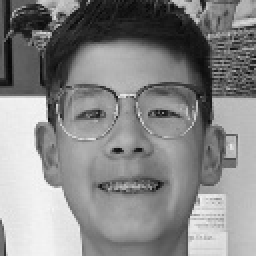
#> input picture image.jpg, 128 x 128 px, given in place of the camera (shown 2 times larger)
$ python take_images_using_webcam.py
#> lines starting #> are read from the running program, lines starting #| are printed output that depends on the picture
#> the answer given: image.jpg
#> in take_screenshots, frame is the input picture: shape (128, 128, 3); min 4, max 248, mean 135.5
### image_filters.py
from PIL import Image
import numpy as np
import cv2
from scipy.ndimage import convolve, gaussian_filter
import math

def convert_to_grayscale(rgb_arr:np.ndarray) -> np.ndarray:
    weights = np.array([0.2989, 0.5870, 0.1140])
    grayscale_array = np.tensordot(rgb_arr, weights, axes=([-1], [0]))

    grayscale_array = grayscale_array.astype(np.float32)

    grayscale_rgb = np.stack((grayscale_array,) * 3, axis=-1)
    final_arr = grayscale_rgb[:, :, 0]
    final_arr = final_arr[..., np.newaxis]

    return final_arr.astype(np.uint8)

# [5 lines left out: function mean_blur_image, not called in this run]

def gaussian_blur_image(pixel_array:np.ndarray, sigma:int) -> np.ndarray:
    return gaussian_filter(pixel_array, sigma=(sigma, sigma)).astype(np.uint8)

# [6 lines left out: function change_brightness, not called in this run]

def crop_image(grayscale_array:np.ndarray) -> np.ndarray:

    try:
        grayscale_array = np.squeeze(grayscale_array, axis=2)

        #Use Haar cascades to find the boundary box for a face
        face_cascade = cv2.CascadeClassifier(
            cv2.data.haarcascades + "haarcascade_frontalface_default.xml"
        )
        faces = face_cascade.detectMultiScale(
            grayscale_array,
            scaleFactor=1.1,
            minNeighbors=5,
            minSize=(40, 40)
        )
#> faces = [[21, 20, 88, 88]]
        x, y, w, h = max(faces, key=lambda b: b[2] * b[3])
#> x = 21; y = 20; w = 88; h = 88

        padding = 0.2 #20% padding, or 20% more width and height than boundary box shows

        x_pad = int(w * padding)
#> x_pad = 17
        y_pad = int(h * padding)
#> y_pad = 17

        x1 = max(0, x - x_pad)
#> x1 = 4
        y1 = max(0, y - y_pad)
#> y1 = 3
        x2 = min(grayscale_array.shape[1], x + w + x_pad)
#> x2 = 126
        y2 = min(grayscale_array.shape[0], y + h + y_pad)
#> y2 = 125

        face_crop = grayscale_array[y1:y2, x1:x2]
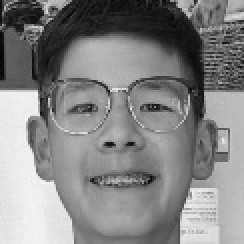
#> face_crop: shape (122, 122) (shown 2 times larger); min 3, max 247, mean 133.3
        face_resized = cv2.resize(face_crop, (128, 128)) #Resize cropped image to easier and smaller format
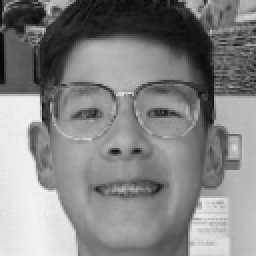
#> face_resized: shape (128, 128) (shown 2 times larger); min 4, max 243, mean 133.2

        return face_resized.astype(np.uint8)

    except ValueError:
        return

def flip_horizontal(pixel_array:np.ndarray) -> np.ndarray:
    return np.flip(pixel_array, 1).astype(np.uint8)

# [34 lines left out: functions change_contrast_grayscale, gaussian_noise, rotate_image, not called in this run]


"""XXX: Use this code to check format of the image (PNG, JPG, etc.), size, and mode (RGB, GBR, etc.)
print(img.format)
print(img.size)
print(img.mode)
"""
"""XXX: Use this code to save a grayscale numpy array of pixels to an image
grayscale_array = convert_to_grayscale(rgb_array)
cv2.imwrite('test_grayscale.jpg', grayscale_array)
"""
"""XXX: Use this code to resize an *RGB* image and save it to a file
resized_img_array = Image.fromarray(resize_image(NEW_HEIGHT, NEW_WIDTH, rgb_array))
resized_img_array.save("test_resized_img.jpg")
"""
"""XXX: Use this code to resize an image AND convert it to grayscale and save it to file
grayscale_arr = convert_to_grayscale(rgb_array)
resized_grayscale = resize_image(NEW_HEIGHT, NEW_WIDTH, grayscale_arr)
cv2.imwrite("test_resized_grayscale_img.jpg", resized_grayscale)
"""
"""XXX: Use this code to blur an img
blurred_arr = *blur type*_blur_image(n (blur level), rgb_array)
blurred_img = Image.fromarray(blurred_arr)
blurred_img.save("filename.jpg")
"""
"""XXX: To change brightness/exposure of an img
brightness_changed_img = Image.fromarray(change_brightness(rgb_array, n, k), mode="RGB")
brightness_changed_img.save("filename.jpg")
"""
"""XXX: To crop an image down to format (128, 128, 1)
cropped_img = Image.fromarray(crop_image(convert_to_grayscale(rgb_array).astype(np.uint8)))
cropped_img.save("AdamSandler_Cropped.jpg")
"""
"""XXX: Very simple code to horizontally reflect/flip the image
flipped_img = flip_horizontal(rgb_array)
Image.fromarray(flipped_img).save("edited_images/AdamSandler_HorizontallyFlipped.jpg")
"""
"""XXX: Use this code to change the contrast of a GRAYSCALE image
contrasted_img_array = change_contrast_grayscale(convert_to_grayscale(rgb_array), alpha)
cv2.imwrite('edited_images/AdamSandler_ChangedContrast.jpg', contrasted_img_array)
"""
"""XXX: Code to increase or decrease the noise of an image
noisy_grayscale_array = gaussian_noise(convert_to_grayscale(rgb_array), sigma, alpha)
cv2.imwrite("edited_images/AdamSandler_Noise.jpg", noisy_grayscale_array)
"""
"""XXX: Code to rotate and scale an image (needs to be original, full size image) without black spots
rotated_array = rotate_image(convert_to_grayscale(rgb_array), 5)
cv2.imwrite("edited_images/AdamSandler_Rotated5.jpg", rotated_array)
"""

### take_images_using_webcam.py
import cv2
import os
import time
from image_filters import crop_image, convert_to_grayscale

def take_screenshots(name:str):

    print("\nIn 5 seconds the camera will start and will take constant screenshots of you")
    print("Make sure to stay in frame and don't stay still: it's much better to get a wide variety of photos of you")
    print("For example, move your head around (not too much) and point it in all directions")
    print("You can smile, frown, move your eyebrows, etc...\n")
    print("The process will automatically end in 30 seconds")
    time.sleep(5)

    os.makedirs(f"screenshots/{name}", exist_ok=True)

    cap = cv2.VideoCapture(0)

    if not cap.isOpened():
        print("Could not open webcam")
        exit()

    interval = 30
    image_num = 0
    start_time = time.time()

    while True:
        ret, frame = cap.read()
        if not ret:
            print("Failed to grab frame")
            break

        cv2.imshow("Webcam", frame)


        edited_frame = crop_image(convert_to_grayscale(frame))

        if edited_frame is not None:
            image_num += 1
            filename = f"screenshots/{name}/{name}{image_num}.jpg"
            cv2.imwrite(filename, edited_frame)
            time.sleep(0.03)

        if cv2.waitKey(1) & 0xFF == ord('q'):
#> (key q is pressed here)
            break

        if time.time() - start_time >= interval or image_num >= 425:
            break

    cap.release()
    cv2.destroyAllWindows()

take_screenshots(name=input("Enter the name of the person who will be screenshotted (no spaces): "))
